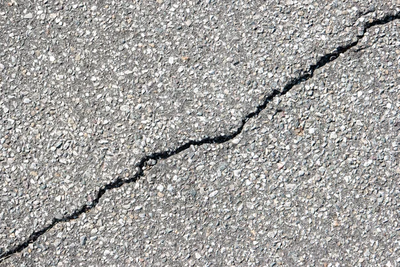
//> input picture cv_lab5 (cursed)/doc/Asphalt-1.png, 400 x 267 px, shrunk from 600 x 400 before the run
$ ./main   (built with g++ and OpenCV 4)
//> lines starting //> are read from the running program, lines starting //| are printed output that depends on the picture
#include <opencv2/core.hpp>
#include <opencv2/imgproc.hpp>
#include <opencv2/highgui.hpp>
#include <iostream>

using namespace std;
using namespace cv;

struct usr{
    Mat img;
    int *i1;
    int *i2;
};

void changeThresh(int pos, void *userdata){

    usr a = *(usr*)userdata;
    *a.i1 = pos;
    Mat new_img;
    //Canny(a.img, edges, pos, *a.i2);
    threshold(a.img, new_img, *a.i1, *a.i2, THRESH_BINARY);
    imshow("threshold", new_img);

}

void changeMaxVal(int pos, void *userdata){

    usr a = *(usr*)userdata;
    *a.i2 = pos;
    Mat new_img;
    //Canny(a.img, edges, *a.i1, pos);
    threshold(a.img, new_img, *a.i1, *a.i2, THRESH_BINARY);
    imshow("threshold", new_img);

}

int main(int, char**) {
    int thresh = 1;
    int maxval = 128;
    int i = 0;
    int *value = &i;
    usr a;


    Mat img1 = imread("../doc/Asphalt-1.png", IMREAD_GRAYSCALE);
//> img1: 267 rows x 400 cols, CV_8UC1; min 0, max 255, mean 160.5
    Mat img2 = imread("../doc/Asphalt-2.png");
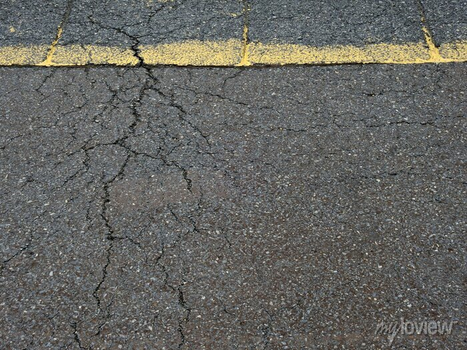
//> input picture cv_lab5 (cursed)/doc/Asphalt-2.png, 467 x 350 px, shrunk from 700 x 525 before the run
//> img2 is the input picture: 350 rows x 467 cols, CV_8UC3; mean B, G, R 97.7, 101.8, 101.6
    Mat img3 = imread("../doc/Asphalt-3.png");
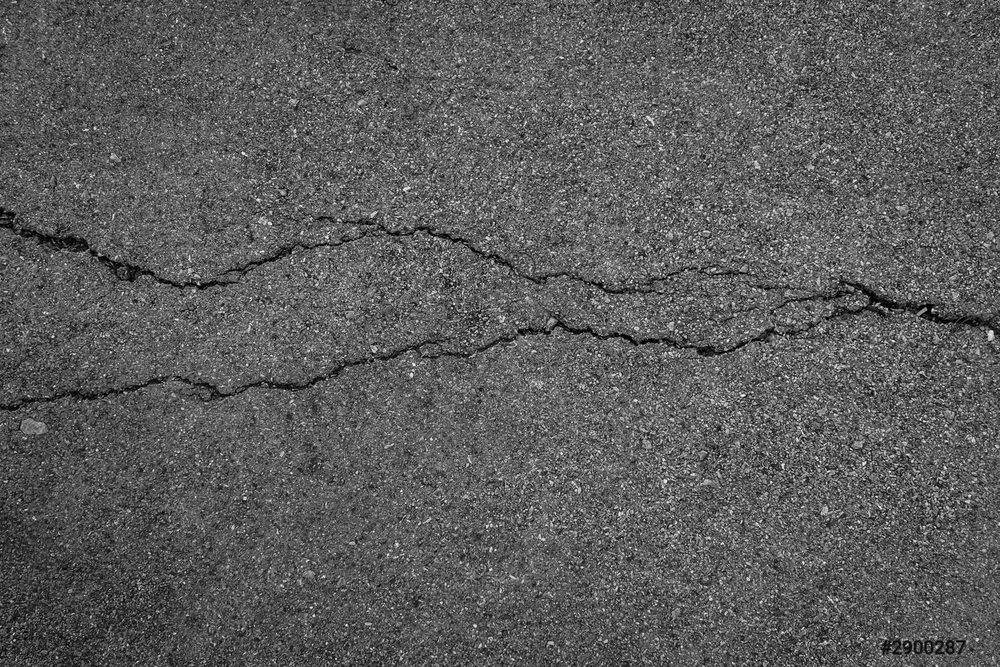
//> input picture cv_lab5 (cursed)/doc/Asphalt-3.png, 1000 x 667 px, shrunk from 1500 x 1000 before the run
//> img3 is the input picture: 667 rows x 1000 cols, CV_8UC3; min 0, max 255, mean 92
    namedWindow("img1");
    imshow("img1", img1);
    waitKey(0);

    Mat new_img;
    threshold(img1, new_img, thresh, maxval, THRESH_BINARY);
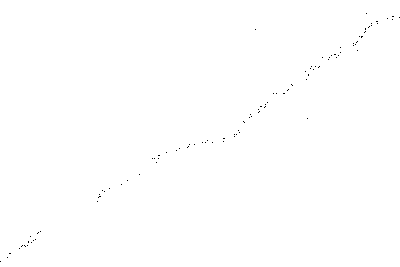
//> new_img: 267 rows x 400 cols, CV_8UC1; values 0 (black) and 128 (white), 99.9% white; black in thin lines or dots
    namedWindow("threshold");

    a.img = new_img;
    a.i1 = &thresh;
    a.i2 = &maxval;
    void *userdata = &a;

    //TRACKBARS
    createTrackbar("Threshold", "threshold", value, 255, changeThresh, userdata);
    createTrackbar("MaxVal", "threshold", value, 255, changeMaxVal, userdata);
    //---------

    imshow("threshold", new_img);
    waitKey(0);


    return 0;
}
